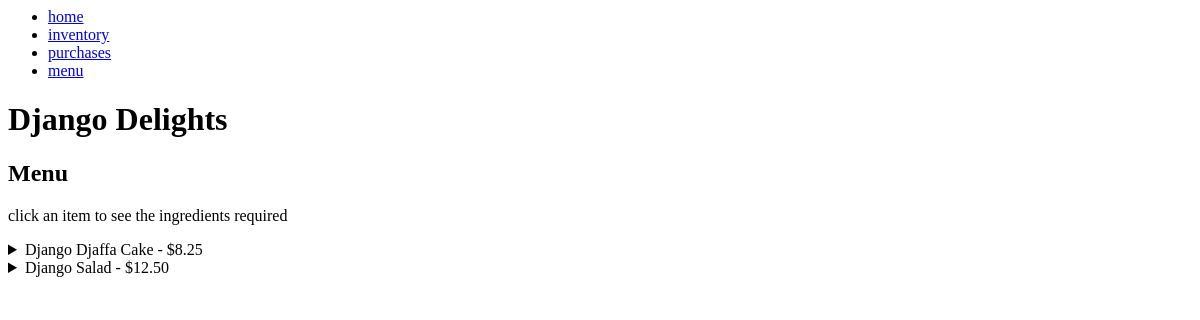
/menu/, run on an earlier commit of the app's database.
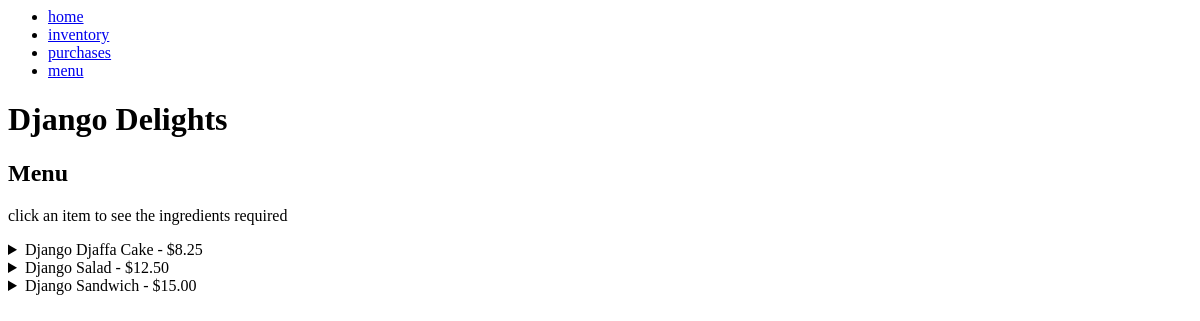
And on a later commit of the database.
### inventory/models.py (models this page shows, shortened)
class MenuItem(models.Model):
    menu_item_name = models.CharField(max_length=200)
    menu_item_price = models.FloatField(validators=[MinValueValidator(0)])

### inventory/views.py (the view)
# urls.py: path('menu/', views.Menu.as_view(), name='menu'),
class Menu(ListView):
    model = MenuItem
    context_object_name = 'menu_items'
    template_name = 'inventory/menu.html'
    def get_context_data(self, **kwargs):
        context = super().get_context_data(**kwargs)
        menu_items = self.get_queryset()
        recipe_requirements = {}
        for item in menu_items:
            recipe_requirements[item.menu_item_name] = RecipeRequirement.objects.filter(
                menu_item_name=item)
        context["recipe_reqs"] = recipe_requirements
        return context

### inventory/models.py (called while the page is built)
    def __str__(self):
        return self.ingredient_name

### inventory/templates/inventory/menu.html (shortened to what this page needs)
{% extends 'inventory/base.html' %} {% block content %}
<h2>Menu</h2>
<p>click an item to see the ingredients required</p>
{% for menu_item in menu_items %}
<details>
  <summary>
    {{ menu_item.menu_item_name }} -
    ${{menu_item.menu_item_price|floatformat:2}}
  </summary>
</details>
{% endfor %} {% endblock %}

What changed in the data, as far as the page shows it:
added MenuItem: menu_item_name "Django Sandwich", menu_item_price "15.00"
